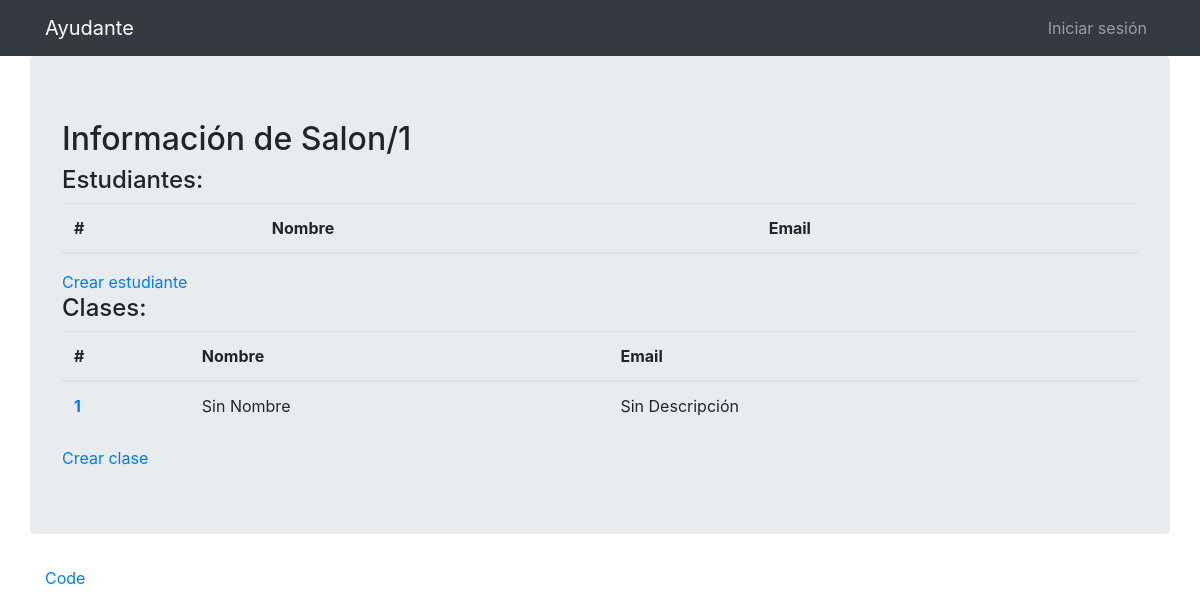
Page /gestor/salon/1/ on the earlier database version.
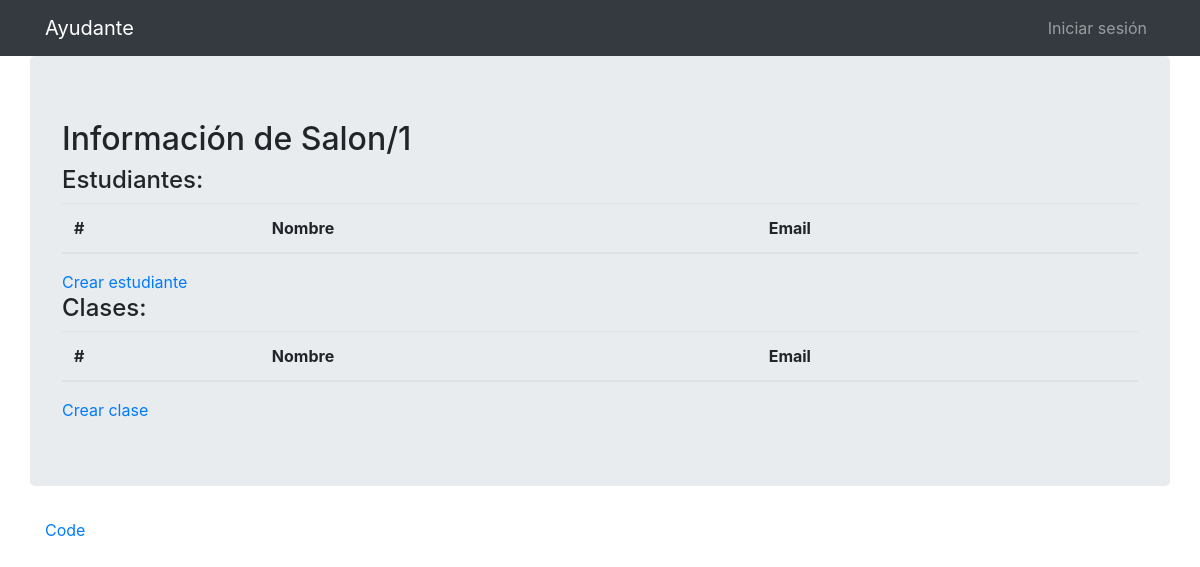
Same page on the later database version.
### gestor/models.py (models this page shows, shortened)
class Salon(models.Model):
    clave = models.IntegerField(primary_key=True)
    user = models.ForeignKey(
        User,
        on_delete=models.SET_NULL,
        blank=True,
        null=True,
    )
    descripcion = models.TextField(max_length=100, null=True)

class Clase(models.Model):
    num_clase = models.IntegerField(primary_key=True)
    salon = models.ForeignKey(
        Salon,
        on_delete=models.SET_NULL,
        blank=True,
        null=True,
    )
    nombre = models.TextField(default=NAMELESS)
    descripcion = models.TextField(null=False, default=DESCRIPTIONLESS)
    audio = models.FileField(upload_to='audios/', null=True)

### gestor/views.py (the view)
# urls.py: path('salon/<int:clave>/', views.SalonDetailView.as_view(), name='detail_salon'),
class SalonDetailView(DetailView, LoginRequiredMixin):
    template_name = "SalonDetail.html"
    login_url = 'login/'
    redirect_field_name = 'login'
    model = Salon
    pk_url_kwarg='clave'
    context_object_name = 'salon'
    def get_context_data(self, **kwargs):
        context = super().get_context_data(**kwargs)
        salon = Salon.objects.get(clave=self.kwargs['clave'])
        print(self.kwargs['clave'])
        context['estudiantes'] = Estudiante.objects.filter(salon=salon)
        context['clases'] = Clase.objects.filter(salon=salon)
        return context

### gestor/templates/SalonDetail.html (shortened to what this page needs)
{% extends "base.html" %}
{% block content %}
{% load widget_tweaks %}
<h2>Información de Salon/{{ salon.clave }}</h2>
<h4>Estudiantes:</h4>
<table class="table">
    <thead>
        <tr>
            <th scope="col">#</th>
            <th scope="col">Nombre</th>
            <th scope="col">Email</th>
        </tr>
    </thead>
</table>
<a href="{% url 'gestor:create_estudiante' salon.clave %}">Crear estudiante</a>
<h4>Clases:</h4>
<table class="table">
    <thead>
        <tr>
            <th scope="col">#</th>
            <th scope="col">Nombre</th>
            <th scope="col">Email</th>
        </tr>
    </thead>
        <tbody>
            {% for clase in clases %}
                <tr>
                    <th scope="row">
                        <a href="{% url 'gestor:update_clase' salon.clave clase.num_clase %}">
                            {{ clase.num_clase }}
                        </a>
                    </th>
                    <td>{{ clase.nombre }}</td>
                    <td>{{ clase.descripcion }}</td>
                </tr>
            {% endfor %}
        </tbody>
</table>
<a href="{% url 'gestor:create_clase' salon.clave %}">Crear clase</a>
{% endblock %}

### Ayudante/templates/base.html (shortened to what this page needs)
<!DOCTYPE html>
<html>
<head>
    <link rel="stylesheet" href="https://stackpath.bootstrapcdn.com/bootstrap/4.5.2/css/bootstrap.min.css">
</head>
<body>
    <nav class="navbar navbar-expand-lg navbar-dark bg-dark">
        <div class="container">
            <a class="navbar-brand" href="{% url 'home' %}">Ayudante</a>
            <ul class="navbar-nav mr-auto">
                {% if user.is_authenticated %}
                    <li class="nav-item dropdown">
                        <a class="nav-link dropdown-toggle" href="#" id="navbarDropdown" role="button" data-toggle="dropdown" aria-haspopup="true" aria-expanded="false">
                        Hola {{ user.username }}
                        </a>
                        <div class="dropdown-menu" aria-labelledby="navbarDropdown">
                        <a class="dropdown-item" href="{% url 'logout' %}">Cerrar sesión</a>
                        <a class="dropdown-item" href="#">Actualizar información</a>
                        <div class="dropdown-divider"></div>
                        <a class="dropdown-item" href="#">Something else here</a>
                        </div>
                    </li>
                {% else %}
                    <li class="nav-item">
                        <a class="nav-link" href="{% url 'login' %}">Iniciar sesión</a>
                    </li>
                {% endif %}
            </ul>
        </div>
    </nav>
    <div class="jumbotron container">
        {% block content %}
        {% endblock %}
    </div>
</body>
<footer class="footer">
    <div class="container">
        <span class="text-muted"><a href="https://github.com/edwinhazel/Hackaton">Code</a></span>
    </div>
</footer>
</html>

Differences in the rows shown:
removed Clase: num_clase "1", nombre "Sin Nombre", descripcion "Sin Descripción"
